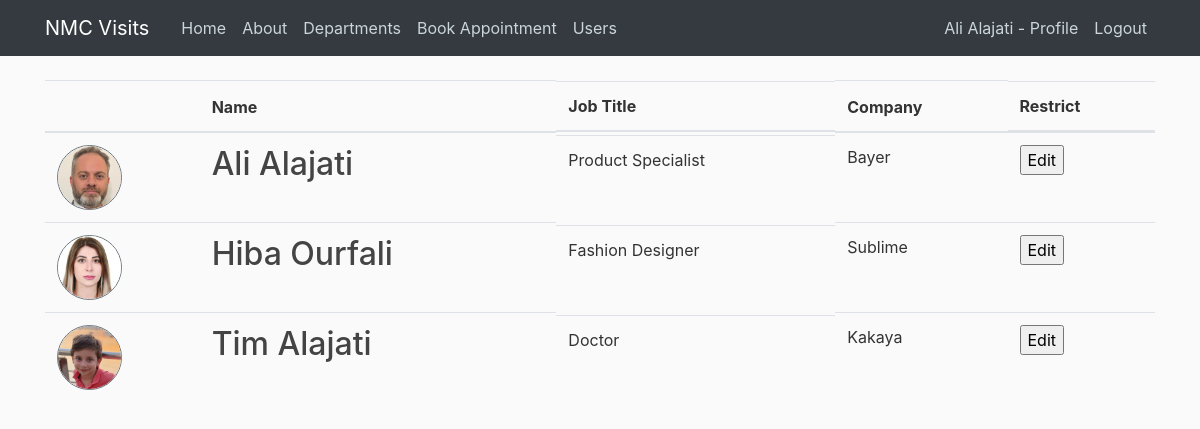
Screenshot of /users (signed in) with the database file from the repository.
### nmcvisits/models.py (models this page shows, shortened)
class User(db.Model, UserMixin):
    id = db.Column(db.Integer, primary_key=True)
    username = db.Column(db.String(100), nullable=False)
    email = db.Column(db.String(100), unique=True, nullable=False)
    password = db.Column(db.String(), nullable=False)
    company = db.Column(db.String())
    jobTitle = db.Column(db.String())
    phone = db.Column(db.String())
    imageFile = db.Column(db.String(20), nullable=False, default='default.jpg')
    appointments = db.relationship('Appointment', backref='visitor', lazy=True)

### nmcvisits/routes.py (the view)
@app.route("/users", methods=["POST", "GET"])
@login_required
def users():
    users = User.query.all()
    return render_template("users.html", sidebar = False, users=users)

### nmcvisits/models.py (called while the page is built)
@login_manager.user_loader
def load_user(user_id):
    return User.query.get(int(user_id))

### nmcvisits/templates/users.html (shortened to what this page needs)
{% extends "layout.html" %}
{% block body %}
    <table class="table">
        <thead>
            <tr>
            <th></th>
            <th>Name</th>
            <th class="d-none d-md-block">Job Title</th>
            <th>Company</th>
            <th class="d-none d-md-block">Restrict</th>
            </tr>
        </thead>
        <tbody>
            {% for user in users %}
            <tr>
                <td>
                    <img class="rounded-circle border border-secondary article-img" src="{{url_for('static', filename='profile_photos/' + user.imageFile)}}" alt="user photo">
                    </td>
                    <td><h2>{{user.username}}</h2></td>
                    <td class="d-none d-md-block">{{user.jobTitle}}</td>
                    <td>{{user.company}}</td>
                    <td class="d-none d-md-block">
                        <form action="" method="Post">
                            <input type="submit" value="Edit">
                        </form>
                    </td>
            </tr>
            {% endfor %}
        </tbody>
    </table>
{% endblock %}

### nmcvisits/templates/layout.html (shortened to what this page needs)
<!DOCTYPE html>
<html>
<head>
    <link rel="stylesheet" href="https://maxcdn.bootstrapcdn.com/bootstrap/4.0.0/css/bootstrap.min.css">
    <link rel="stylesheet" type="text/css" href="{{ url_for('static', filename='styles.css') }}">
</head>
<body>
    <header class="site-header">
      <nav class="navbar navbar-expand-md navbar-dark bg-dark fixed-top">
        <div class="container">
          <a class="navbar-brand mr-4" href="/">NMC Visits</a>
          <div class="collapse navbar-collapse" id="navbarToggle">
            <div class="navbar-nav mr-auto">
              <a class="nav-item nav-link" href="{{ url_for('home') }}">Home</a>
              <a class="nav-item nav-link" href="{{ url_for('about') }}">About</a>
              <a class="nav-item nav-link" href="{{ url_for('departments') }}">Departments</a>
              <a class="nav-item nav-link" href="{{ url_for('createAppointment') }}">Book Appointment</a>
              <a class="nav-item nav-link" href="{{ url_for('users') }}">Users</a>
            </div>
            <div class="navbar-nav">
              {% if current_user.is_authenticated %}
              <a class="nav-item nav-link" href="{{ url_for('profile') }}">{{current_user.username}} - Profile</a>
              <a class="nav-item nav-link" href="{{ url_for('logout') }}">Logout</a>
              {% else %}
              <a class="nav-item nav-link" href="{{ url_for('login') }}">Login</a>
              <a class="nav-item nav-link" href="{{ url_for('register') }}">Register</a>
              {% endif %}
            </div>
          </div>
        </div>
      </nav>
    </header>
    <main role="main" class="container">
      <div class="row">
        {% if sidebar %}
        <div class="col-md-{{12-sidebar}}">
        {% else %}
        <div class="col-md-12">
        {% endif %}
          {% block body %}{% endblock %}
        </div>
      </div>
    </main>
</body>
</html>

### nmcvisits/static/styles.css (style rules this page uses)
body { background: #fafafa; color: #333333; margin-top: 5rem; }
h1, h2, h3, h4, h5, h6 { color: #444444; }
.site-header .navbar-nav .nav-link { color: #cbd5db; }
.article-img { height: 65px; width: 65px; }

### rows the page displays
User: username "Ali Alajati", imageFile (picture), jobTitle "Product Specialist", company "Bayer"
User: imageFile (picture), username "Hiba Ourfali", jobTitle "Fashion Designer", company "Sublime"
User: imageFile (picture), username "Tim Alajati", jobTitle "Doctor", company "Kakaya"
